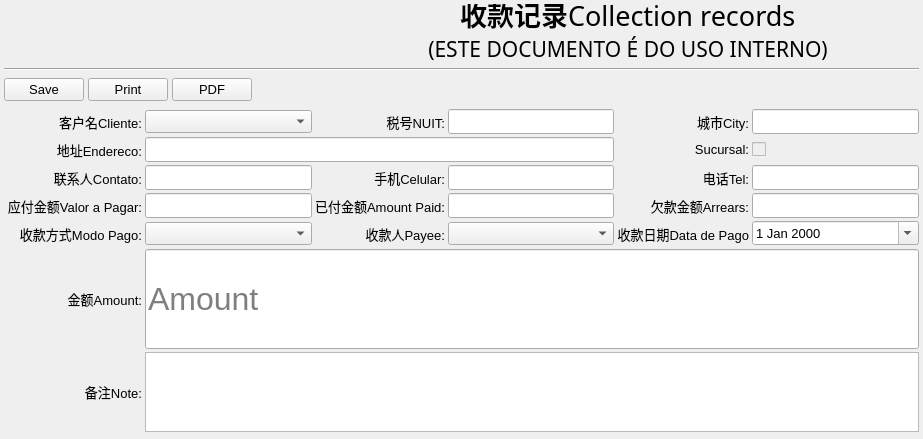
<?xml version="1.0" encoding="UTF-8"?>
<ui version="4.0">
 <class>Form</class>
 <widget class="QWidget" name="Form">
  <property name="geometry">
   <rect>
    <x>0</x>
    <y>0</y>
    <width>923</width>
    <height>439</height>
   </rect>
  </property>
  <property name="font">
   <font>
    <family>Arial</family>
    <pointsize>10</pointsize>
   </font>
  </property>
  <property name="windowTitle">
   <string>Order</string>
  </property>
  <layout class="QVBoxLayout" name="verticalLayout">
   <property name="spacing">
    <number>4</number>
   </property>
   <property name="leftMargin">
    <number>4</number>
   </property>
   <property name="topMargin">
    <number>4</number>
   </property>
   <property name="rightMargin">
    <number>4</number>
   </property>
   <property name="bottomMargin">
    <number>4</number>
   </property>
   <item>
    <layout class="QHBoxLayout" name="horizontalLayout_6">
     <item>
      <widget class="QLabel" name="label_22">
       <property name="minimumSize">
        <size>
         <width>329</width>
         <height>60</height>
        </size>
       </property>
       <property name="maximumSize">
        <size>
         <width>329</width>
         <height>60</height>
        </size>
       </property>
       <property name="text">
        <string/>
       </property>
       <property name="pixmap">
        <pixmap>../res/Zions_100.png</pixmap>
       </property>
       <property name="scaledContents">
        <bool>true</bool>
       </property>
      </widget>
     </item>
     <item>
      <spacer name="horizontalSpacer_4">
       <property name="orientation">
        <enum>Qt::Horizontal</enum>
       </property>
       <property name="sizeHint" stdset="0">
        <size>
         <width>40</width>
         <height>20</height>
        </size>
       </property>
      </spacer>
     </item>
     <item>
      <layout class="QVBoxLayout" name="verticalLayout_3">
       <property name="spacing">
        <number>0</number>
       </property>
       <item>
        <layout class="QHBoxLayout" name="horizontalLayout_5">
         <item>
          <spacer name="horizontalSpacer_2">
           <property name="orientation">
            <enum>Qt::Horizontal</enum>
           </property>
           <property name="sizeHint" stdset="0">
            <size>
             <width>40</width>
             <height>20</height>
            </size>
           </property>
          </spacer>
         </item>
         <item>
          <widget class="QLabel" name="label_23">
           <property name="minimumSize">
            <size>
             <width>0</width>
             <height>30</height>
            </size>
           </property>
           <property name="maximumSize">
            <size>
             <width>16777215</width>
             <height>30</height>
            </size>
           </property>
           <property name="font">
            <font>
             <pointsize>20</pointsize>
             <weight>75</weight>
             <bold>true</bold>
            </font>
           </property>
           <property name="text">
            <string>收款记录</string>
           </property>
           <property name="alignment">
            <set>Qt::AlignBottom|Qt::AlignRight|Qt::AlignTrailing</set>
           </property>
          </widget>
         </item>
         <item>
          <widget class="QLabel" name="label_24">
           <property name="minimumSize">
            <size>
             <width>0</width>
             <height>30</height>
            </size>
           </property>
           <property name="maximumSize">
            <size>
             <width>16777215</width>
             <height>30</height>
            </size>
           </property>
           <property name="font">
            <font>
             <family>Algerian</family>
             <pointsize>20</pointsize>
             <weight>50</weight>
             <bold>false</bold>
            </font>
           </property>
           <property name="text">
            <string>Collection records</string>
           </property>
           <property name="alignment">
            <set>Qt::AlignBottom|Qt::AlignLeading|Qt::AlignLeft</set>
           </property>
          </widget>
         </item>
         <item>
          <spacer name="horizontalSpacer_3">
           <property name="orientation">
            <enum>Qt::Horizontal</enum>
           </property>
           <property name="sizeHint" stdset="0">
            <size>
             <width>40</width>
             <height>20</height>
            </size>
           </property>
          </spacer>
         </item>
        </layout>
       </item>
       <item>
        <widget class="QLabel" name="label_25">
         <property name="minimumSize">
          <size>
           <width>0</width>
           <height>30</height>
          </size>
         </property>
         <property name="maximumSize">
          <size>
           <width>16777215</width>
           <height>30</height>
          </size>
         </property>
         <property name="font">
          <font>
           <family>Algerian</family>
           <pointsize>16</pointsize>
          </font>
         </property>
         <property name="text">
          <string>(ESTE DOCUMENTO É DO USO INTERNO)</string>
         </property>
         <property name="alignment">
          <set>Qt::AlignHCenter|Qt::AlignTop</set>
         </property>
        </widget>
       </item>
      </layout>
     </item>
     <item>
      <spacer name="horizontalSpacer_5">
       <property name="orientation">
        <enum>Qt::Horizontal</enum>
       </property>
       <property name="sizeHint" stdset="0">
        <size>
         <width>40</width>
         <height>20</height>
        </size>
       </property>
      </spacer>
     </item>
    </layout>
   </item>
   <item>
    <widget class="Line" name="line">
     <property name="orientation">
      <enum>Qt::Horizontal</enum>
     </property>
    </widget>
   </item>
   <item>
    <layout class="QHBoxLayout" name="horizontalLayout_4">
     <item>
      <layout class="QHBoxLayout" name="horizontalLayout_3">
       <item>
        <widget class="QPushButton" name="butSave">
         <property name="text">
          <string>Save</string>
         </property>
         <property name="icon">
          <iconset>
           <normaloff>../res/ico/save.png</normaloff>../res/ico/save.png</iconset>
         </property>
         <property name="iconSize">
          <size>
           <width>16</width>
           <height>16</height>
          </size>
         </property>
        </widget>
       </item>
       <item>
        <widget class="QPushButton" name="butPrint">
         <property name="text">
          <string>Print</string>
         </property>
         <property name="icon">
          <iconset>
           <normaloff>../res/ico/printer.png</normaloff>../res/ico/printer.png</iconset>
         </property>
         <property name="iconSize">
          <size>
           <width>16</width>
           <height>16</height>
          </size>
         </property>
        </widget>
       </item>
       <item>
        <widget class="QPushButton" name="butPDF">
         <property name="text">
          <string>PDF</string>
         </property>
         <property name="icon">
          <iconset>
           <normaloff>../res/ico/pdf.png</normaloff>../res/ico/pdf.png</iconset>
         </property>
         <property name="iconSize">
          <size>
           <width>16</width>
           <height>16</height>
          </size>
         </property>
        </widget>
       </item>
      </layout>
     </item>
     <item>
      <layout class="QHBoxLayout" name="horizontalLayout">
       <property name="leftMargin">
        <number>5</number>
       </property>
       <property name="topMargin">
        <number>5</number>
       </property>
       <property name="rightMargin">
        <number>5</number>
       </property>
       <property name="bottomMargin">
        <number>5</number>
       </property>
       <item>
        <spacer name="horizontalSpacer">
         <property name="orientation">
          <enum>Qt::Horizontal</enum>
         </property>
         <property name="sizeHint" stdset="0">
          <size>
           <width>40</width>
           <height>20</height>
          </size>
         </property>
        </spacer>
       </item>
      </layout>
     </item>
    </layout>
   </item>
   <item>
    <layout class="QGridLayout" name="gridLayout">
     <property name="leftMargin">
      <number>3</number>
     </property>
     <property name="rightMargin">
      <number>0</number>
     </property>
     <property name="bottomMargin">
      <number>3</number>
     </property>
     <property name="spacing">
      <number>3</number>
     </property>
     <item row="0" column="2">
      <widget class="QComboBox" name="fCustomerID"/>
     </item>
     <item row="4" column="0">
      <widget class="QLabel" name="label_17">
       <property name="minimumSize">
        <size>
         <width>0</width>
         <height>25</height>
        </size>
       </property>
       <property name="sizeIncrement">
        <size>
         <width>0</width>
         <height>25</height>
        </size>
       </property>
       <property name="text">
        <string>收款方式Modo Pago:</string>
       </property>
       <property name="alignment">
        <set>Qt::AlignRight|Qt::AlignTrailing|Qt::AlignVCenter</set>
       </property>
      </widget>
     </item>
     <item row="4" column="3">
      <widget class="QLabel" name="label_18">
       <property name="minimumSize">
        <size>
         <width>0</width>
         <height>25</height>
        </size>
       </property>
       <property name="sizeIncrement">
        <size>
         <width>0</width>
         <height>25</height>
        </size>
       </property>
       <property name="text">
        <string>收款人Payee:</string>
       </property>
       <property name="alignment">
        <set>Qt::AlignRight|Qt::AlignTrailing|Qt::AlignVCenter</set>
       </property>
      </widget>
     </item>
     <item row="4" column="4">
      <widget class="QComboBox" name="fPayeeID"/>
     </item>
     <item row="4" column="2">
      <widget class="QComboBox" name="fPaymentMethod"/>
     </item>
     <item row="3" column="4">
      <widget class="QLineEdit" name="fAmountPaid">
       <property name="minimumSize">
        <size>
         <width>0</width>
         <height>25</height>
        </size>
       </property>
       <property name="sizeIncrement">
        <size>
         <width>0</width>
         <height>25</height>
        </size>
       </property>
       <property name="clearButtonEnabled">
        <bool>true</bool>
       </property>
      </widget>
     </item>
     <item row="0" column="0">
      <widget class="QLabel" name="label_6">
       <property name="minimumSize">
        <size>
         <width>0</width>
         <height>25</height>
        </size>
       </property>
       <property name="sizeIncrement">
        <size>
         <width>0</width>
         <height>25</height>
        </size>
       </property>
       <property name="text">
        <string>客户名Cliente:</string>
       </property>
       <property name="alignment">
        <set>Qt::AlignRight|Qt::AlignTrailing|Qt::AlignVCenter</set>
       </property>
      </widget>
     </item>
     <item row="4" column="5">
      <widget class="QLabel" name="label_19">
       <property name="minimumSize">
        <size>
         <width>0</width>
         <height>25</height>
        </size>
       </property>
       <property name="sizeIncrement">
        <size>
         <width>0</width>
         <height>25</height>
        </size>
       </property>
       <property name="text">
        <string>收款日期Data de Pago</string>
       </property>
       <property name="alignment">
        <set>Qt::AlignRight|Qt::AlignTrailing|Qt::AlignVCenter</set>
       </property>
      </widget>
     </item>
     <item row="3" column="5">
      <widget class="QLabel" name="label_15">
       <property name="minimumSize">
        <size>
         <width>0</width>
         <height>25</height>
        </size>
       </property>
       <property name="sizeIncrement">
        <size>
         <width>0</width>
         <height>25</height>
        </size>
       </property>
       <property name="text">
        <string>欠款金额Arrears:</string>
       </property>
       <property name="alignment">
        <set>Qt::AlignRight|Qt::AlignTrailing|Qt::AlignVCenter</set>
       </property>
      </widget>
     </item>
     <item row="0" column="6">
      <widget class="QLineEdit" name="fCity">
       <property name="minimumSize">
        <size>
         <width>0</width>
         <height>25</height>
        </size>
       </property>
       <property name="sizeIncrement">
        <size>
         <width>0</width>
         <height>25</height>
        </size>
       </property>
       <property name="readOnly">
        <bool>true</bool>
       </property>
       <property name="clearButtonEnabled">
        <bool>true</bool>
       </property>
      </widget>
     </item>
     <item row="3" column="0">
      <widget class="QLabel" name="label_13">
       <property name="minimumSize">
        <size>
         <width>0</width>
         <height>25</height>
        </size>
       </property>
       <property name="sizeIncrement">
        <size>
         <width>0</width>
         <height>25</height>
        </size>
       </property>
       <property name="text">
        <string>应付金额Valor a Pagar:</string>
       </property>
       <property name="alignment">
        <set>Qt::AlignRight|Qt::AlignTrailing|Qt::AlignVCenter</set>
       </property>
      </widget>
     </item>
     <item row="1" column="2" colspan="3">
      <widget class="QLineEdit" name="fEndereco">
       <property name="minimumSize">
        <size>
         <width>0</width>
         <height>25</height>
        </size>
       </property>
       <property name="sizeIncrement">
        <size>
         <width>0</width>
         <height>25</height>
        </size>
       </property>
       <property name="readOnly">
        <bool>true</bool>
       </property>
       <property name="placeholderText">
        <string/>
       </property>
       <property name="clearButtonEnabled">
        <bool>true</bool>
       </property>
      </widget>
     </item>
     <item row="2" column="2">
      <widget class="QLineEdit" name="fContato">
       <property name="minimumSize">
        <size>
         <width>0</width>
         <height>25</height>
        </size>
       </property>
       <property name="sizeIncrement">
        <size>
         <width>0</width>
         <height>25</height>
        </size>
       </property>
       <property name="readOnly">
        <bool>true</bool>
       </property>
       <property name="clearButtonEnabled">
        <bool>true</bool>
       </property>
      </widget>
     </item>
     <item row="1" column="0">
      <widget class="QLabel" name="label_9">
       <property name="minimumSize">
        <size>
         <width>0</width>
         <height>25</height>
        </size>
       </property>
       <property name="sizeIncrement">
        <size>
         <width>0</width>
         <height>25</height>
        </size>
       </property>
       <property name="text">
        <string>地址Endereco:</string>
       </property>
       <property name="alignment">
        <set>Qt::AlignRight|Qt::AlignTrailing|Qt::AlignVCenter</set>
       </property>
      </widget>
     </item>
     <item row="2" column="0">
      <widget class="QLabel" name="label_11">
       <property name="minimumSize">
        <size>
         <width>0</width>
         <height>25</height>
        </size>
       </property>
       <property name="sizeIncrement">
        <size>
         <width>0</width>
         <height>25</height>
        </size>
       </property>
       <property name="text">
        <string>联系人Contato:</string>
       </property>
       <property name="alignment">
        <set>Qt::AlignRight|Qt::AlignTrailing|Qt::AlignVCenter</set>
       </property>
      </widget>
     </item>
     <item row="2" column="6">
      <widget class="QLineEdit" name="fTelefone">
       <property name="minimumSize">
        <size>
         <width>0</width>
         <height>25</height>
        </size>
       </property>
       <property name="sizeIncrement">
        <size>
         <width>0</width>
         <height>25</height>
        </size>
       </property>
       <property name="readOnly">
        <bool>true</bool>
       </property>
       <property name="clearButtonEnabled">
        <bool>true</bool>
       </property>
      </widget>
     </item>
     <item row="1" column="6">
      <widget class="QCheckBox" name="fSucursal">
       <property name="enabled">
        <bool>false</bool>
       </property>
       <property name="minimumSize">
        <size>
         <width>0</width>
         <height>25</height>
        </size>
       </property>
       <property name="sizeIncrement">
        <size>
         <width>0</width>
         <height>25</height>
        </size>
       </property>
       <property name="text">
        <string/>
       </property>
      </widget>
     </item>
     <item row="1" column="5">
      <widget class="QLabel" name="label_16">
       <property name="text">
        <string>Sucursal:</string>
       </property>
       <property name="alignment">
        <set>Qt::AlignRight|Qt::AlignTrailing|Qt::AlignVCenter</set>
       </property>
      </widget>
     </item>
     <item row="3" column="3">
      <widget class="QLabel" name="label_14">
       <property name="minimumSize">
        <size>
         <width>0</width>
         <height>25</height>
        </size>
       </property>
       <property name="sizeIncrement">
        <size>
         <width>0</width>
         <height>25</height>
        </size>
       </property>
       <property name="text">
        <string>已付金额Amount Paid:</string>
       </property>
       <property name="alignment">
        <set>Qt::AlignRight|Qt::AlignTrailing|Qt::AlignVCenter</set>
       </property>
      </widget>
     </item>
     <item row="0" column="3">
      <widget class="QLabel" name="label_7">
       <property name="minimumSize">
        <size>
         <width>0</width>
         <height>25</height>
        </size>
       </property>
       <property name="sizeIncrement">
        <size>
         <width>0</width>
         <height>25</height>
        </size>
       </property>
       <property name="text">
        <string>税号NUIT:</string>
       </property>
       <property name="alignment">
        <set>Qt::AlignRight|Qt::AlignTrailing|Qt::AlignVCenter</set>
       </property>
      </widget>
     </item>
     <item row="4" column="6">
      <widget class="QDateEdit" name="fReceiptDate">
       <property name="calendarPopup">
        <bool>true</bool>
       </property>
      </widget>
     </item>
     <item row="2" column="5">
      <widget class="QLabel" name="label_12">
       <property name="minimumSize">
        <size>
         <width>0</width>
         <height>25</height>
        </size>
       </property>
       <property name="sizeIncrement">
        <size>
         <width>0</width>
         <height>25</height>
        </size>
       </property>
       <property name="text">
        <string>电话Tel:</string>
       </property>
       <property name="alignment">
        <set>Qt::AlignRight|Qt::AlignTrailing|Qt::AlignVCenter</set>
       </property>
      </widget>
     </item>
     <item row="3" column="2">
      <widget class="QLineEdit" name="fAmountPayable">
       <property name="minimumSize">
        <size>
         <width>0</width>
         <height>25</height>
        </size>
       </property>
       <property name="sizeIncrement">
        <size>
         <width>0</width>
         <height>25</height>
        </size>
       </property>
       <property name="clearButtonEnabled">
        <bool>true</bool>
       </property>
      </widget>
     </item>
     <item row="3" column="6">
      <widget class="QLineEdit" name="fArrears">
       <property name="minimumSize">
        <size>
         <width>0</width>
         <height>25</height>
        </size>
       </property>
       <property name="sizeIncrement">
        <size>
         <width>0</width>
         <height>25</height>
        </size>
       </property>
       <property name="clearButtonEnabled">
        <bool>true</bool>
       </property>
      </widget>
     </item>
     <item row="0" column="4">
      <widget class="QLineEdit" name="fNUIT">
       <property name="minimumSize">
        <size>
         <width>0</width>
         <height>25</height>
        </size>
       </property>
       <property name="sizeIncrement">
        <size>
         <width>0</width>
         <height>25</height>
        </size>
       </property>
       <property name="readOnly">
        <bool>true</bool>
       </property>
      </widget>
     </item>
     <item row="2" column="3">
      <widget class="QLabel" name="label_10">
       <property name="text">
        <string>手机Celular:</string>
       </property>
       <property name="alignment">
        <set>Qt::AlignRight|Qt::AlignTrailing|Qt::AlignVCenter</set>
       </property>
      </widget>
     </item>
     <item row="0" column="5">
      <widget class="QLabel" name="label_8">
       <property name="text">
        <string>城市City:</string>
       </property>
       <property name="alignment">
        <set>Qt::AlignRight|Qt::AlignTrailing|Qt::AlignVCenter</set>
       </property>
      </widget>
     </item>
     <item row="2" column="4">
      <widget class="QLineEdit" name="fCelular">
       <property name="minimumSize">
        <size>
         <width>0</width>
         <height>25</height>
        </size>
       </property>
       <property name="sizeIncrement">
        <size>
         <width>0</width>
         <height>25</height>
        </size>
       </property>
       <property name="readOnly">
        <bool>true</bool>
       </property>
       <property name="clearButtonEnabled">
        <bool>true</bool>
       </property>
      </widget>
     </item>
     <item row="5" column="0">
      <widget class="QLabel" name="label_20">
       <property name="minimumSize">
        <size>
         <width>0</width>
         <height>25</height>
        </size>
       </property>
       <property name="sizeIncrement">
        <size>
         <width>0</width>
         <height>25</height>
        </size>
       </property>
       <property name="text">
        <string>金额Amount:</string>
       </property>
       <property name="alignment">
        <set>Qt::AlignRight|Qt::AlignTrailing|Qt::AlignVCenter</set>
       </property>
      </widget>
     </item>
     <item row="6" column="0">
      <widget class="QLabel" name="label_21">
       <property name="minimumSize">
        <size>
         <width>0</width>
         <height>25</height>
        </size>
       </property>
       <property name="sizeIncrement">
        <size>
         <width>0</width>
         <height>25</height>
        </size>
       </property>
       <property name="text">
        <string>备注Note:</string>
       </property>
       <property name="alignment">
        <set>Qt::AlignRight|Qt::AlignTrailing|Qt::AlignVCenter</set>
       </property>
      </widget>
     </item>
     <item row="5" column="2" colspan="5">
      <widget class="QLineEdit" name="fAmountPayable_2">
       <property name="minimumSize">
        <size>
         <width>0</width>
         <height>100</height>
        </size>
       </property>
       <property name="sizeIncrement">
        <size>
         <width>0</width>
         <height>100</height>
        </size>
       </property>
       <property name="font">
        <font>
         <pointsize>24</pointsize>
        </font>
       </property>
       <property name="placeholderText">
        <string>Amount</string>
       </property>
       <property name="clearButtonEnabled">
        <bool>true</bool>
       </property>
      </widget>
     </item>
     <item row="6" column="2" colspan="5">
      <widget class="QTextEdit" name="textEdit"/>
     </item>
    </layout>
   </item>
  </layout>
 </widget>
 <resources/>
 <connections/>
 <slots>
  <slot>ReCalc()</slot>
 </slots>
</ui>
